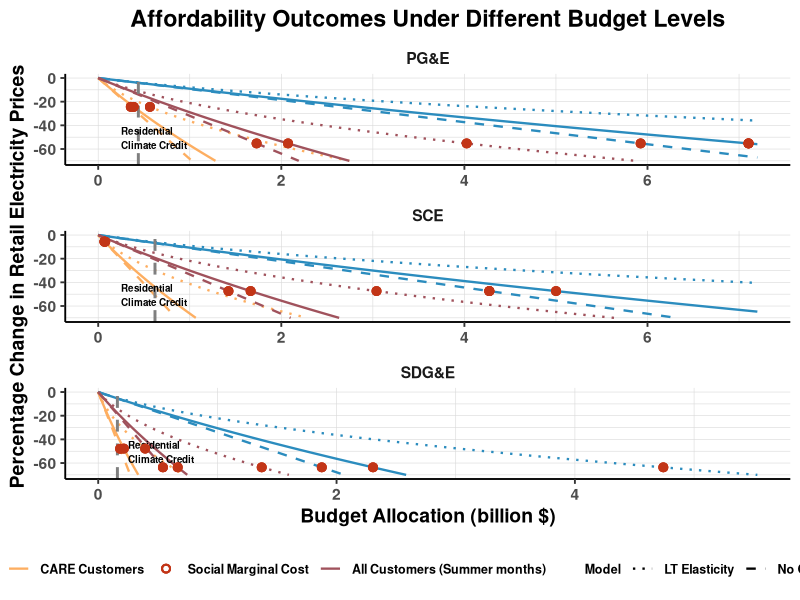
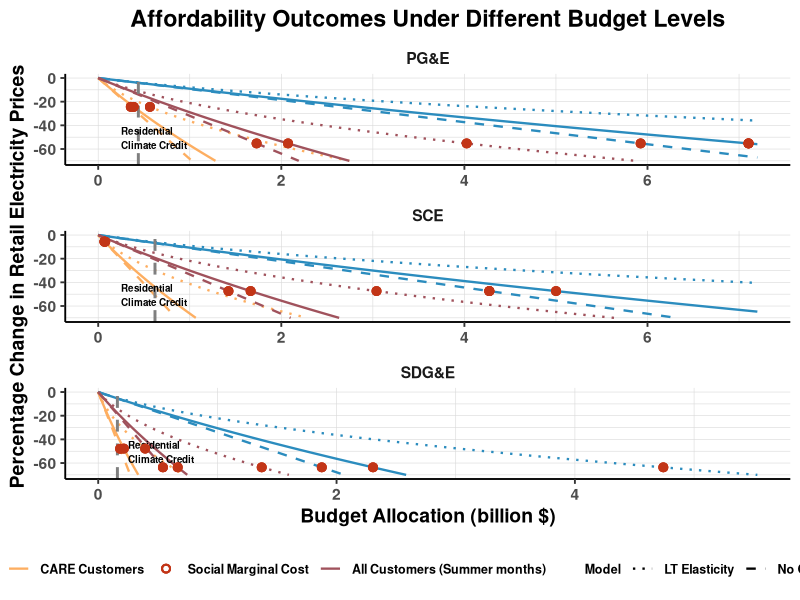
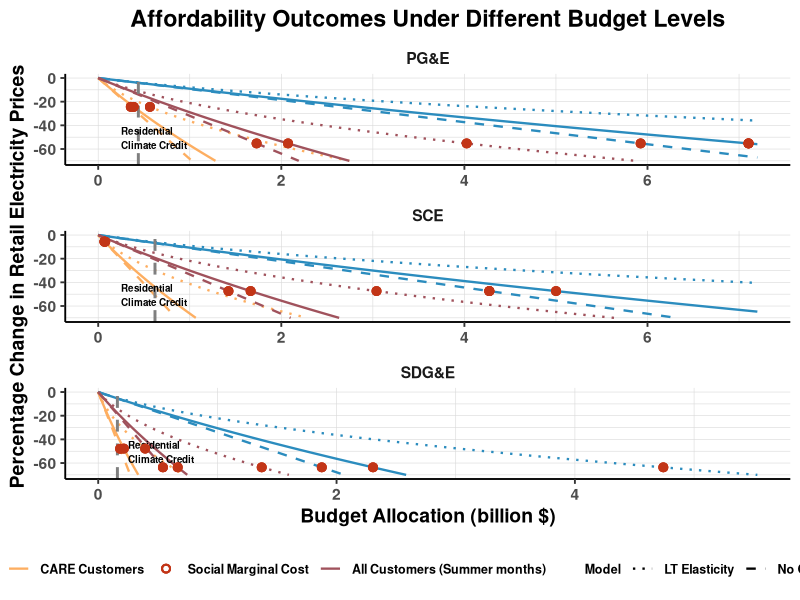

Write R code to recreate these figures, in order.
library(tidyverse)
library(readxl)
library(dplyr)

# Read base data

ca_afford_long <- read_csv("../data/CA_afford_long.csv") #created in raw_data_prep.R

## Assigning values
# Allowance allocations and estimated value
# calculated in raw_data_prep.R
tot_allocations = 70929951
iou_allocations = 48639173
est_alloc_price = 31.34196

# external values
smc = 0.14 # https://calepa.ca.gov/wp-content/uploads/2025/02/2024-ANNUAL-REPORT-OF-THE-IEMAC-final.pdf 

# auction revenues - https://ww2.arb.ca.gov/sites/default/files/cap-and-trade/allowanceallocation/EDU%202023%20Use%20of%20Allowance%20Value%20Report.pdf 
ceee = 51842387          # Clean Energy and Energy Efficiency (CEEE) 
ind_assist = 102957581   # CA Industry Assistance Credit
res_ccc = 1237788821     # Residential CCC
small_bus_cc = 130902978 # Small Business CCC
ggrf = 4013035685.57     # Greenhouse Gas Reduction Fund

# Estimate values of nidustry allowances
# https://ww2.arb.ca.gov/sites/default/files/2022-12/nc-v2023%20Public%20Allocation%20Summary.pdf  
industry_allow = 34614621 * est_alloc_price

## Analysis

# Set up allowance values for the 6-IOU
form_94 <- readxl::read_xlsx("../data/Form94.xlsx", sheet = "Table 9-4", skip = 1)
form_94 <- form_94 %>%
  rename(`utility` = `...1`) %>%
  select(utility, `2023`)%>% 
  filter(utility =="Pacific Gas and Electric Company" |
           utility =="San Diego Gas & Electric Company" |
           utility =="Southern California Edison Company" |
           utility =="Golden State Water Company (Bear Valley Electric Service)" |
           utility =="Liberty Utilities (CalPeco Electric) LLC" |   
           utility =="PacifiCorp"
  )

# Estimating $ value for auction programs and other free allowances
# Total value is divided proportionally for IOUs
iou_prop <- form_94 %>%
  mutate(util_allow_pct = `2023`/iou_allocations) %>%
  mutate(ceee_allocated = util_allow_pct * ceee ) %>%
  mutate(ind_assist_allocated = util_allow_pct * ind_assist ) %>%
  mutate(res_ccc_allocated = util_allow_pct * res_ccc ) %>%
  mutate(small_bus_cc_allocated = util_allow_pct * small_bus_cc ) %>%  
  mutate(industry_allow_allocated = util_allow_pct * industry_allow ) %>%    
  mutate(ggrf_allocated = util_allow_pct * ggrf ) 

# Add in natural gas
ca_aff_prep <- ca_afford_long %>%
  distinct(utility, natgas_tot_proceeds_2023)

iou_prop <- iou_prop %>%
  left_join(ca_aff_prep, by = c("utility"))

# Total corpus of available allocations at utility level
iou_prop <- iou_prop %>%
  mutate(total_corpus = rowSums(across(c(
    ceee_allocated,
    ind_assist_allocated,
    res_ccc_allocated,
    small_bus_cc_allocated,
    industry_allow_allocated,
    ggrf_allocated,
    natgas_tot_proceeds_2023
  )), na.rm = TRUE))

# Final proportion at IOU level
# Dictates the estimated % value the utility would receive from state-wide allocations
iou_prop <- iou_prop %>%
  mutate(total_abs =  sum(total_corpus, na.rm = TRUE)) %>%
  mutate(util_pct = total_corpus / total_abs ) 

#max_exp <- unique(iou_prop$total_abs) # max expenditure = ~$7.2B

# Keep only main vars
iou_prop <- iou_prop %>%
  select(utility, util_pct)

# Combining IOU proportional values with CA_afford for the 3 large IOUs
ca_afford <- iou_prop %>%
  filter(utility =="Pacific Gas and Electric Company" |
           utility =="San Diego Gas & Electric Company" |
           utility =="Southern California Edison Company") %>%
  left_join(ca_afford_long, by = c("utility")) %>%
  select(-natgas_tot_proceeds_2023)

# Retail price impacts
#calculating dq/dp
elasticity = -0.36 # ST elasticity from https://www.haas.berkeley.edu/wp-content/uploads/WP331.pdf 
ca_afford <- ca_afford %>%
  mutate(dq_dp_st = (`elasticity`*cons)/price,
         dq_dp_lt = ((-2.4)*cons)/price
         
         )
#quadratic setup
ca_afford <- ca_afford %>%
  mutate(
    a_st = dq_dp_st*(-1), # a = dQ/dP = elasticity * Q / P
    a_lt = dq_dp_lt*(-1), # a = dQ/dP = elasticity * Q / P
    b = cons,  # b = baseline consumption Q
  )

# Setting quadratic calculations
quad_df <- ca_afford %>%
  mutate(ccc_c = res_ccc*util_pct*(-1)) %>%      # the budget allocation from ccc - $1.2 billion - divided between the 3 IOUs
  select(utility,price,util_pct, group,ccc_c, a_st,a_lt, b)

# setting up budget variations between 0-7.2 billion in 100,000 increments
c_vals <- round(seq(0,7200000000, by = 1000000), 4) 

#quadratic dataframe
curve_df <- quad_df %>%
  rowwise() %>%
  mutate(data = list(tibble(
    c = c_vals, # all possible budget variations; c = -budget
    
    # Solve: a*s^2 + b*s + c = 0 - ST
    s_st = ((-1)*b + sqrt( b^2 - 4*a_st*c*(-1))) / (2*a_st), # solving for s using quadratic solution
    s_st_pct = ((-1)*s_st) / price, 
    
    
    # Solve: a*s^2 + b*s + c = 0 - LT
    s_lt = ((-1)*b + sqrt( b^2 - 4*a_lt*c*(-1))) / (2*a_lt), # solving for s using quadratic solution
    s_lt_pct = ((-1)*s_lt) / price, 
    
    s_ccc_pos =  ((-1)*b + sqrt( b^2 - 4*a_st* (res_ccc*util_pct*(-1)))) / (2*a_st) , # calculating ccc reference
    pct_price_ch_ccc = (-1)*s_ccc_pos/price,
    
    # Solve: a*s^2 + b*s + c = 0 - No Quantity Change
    s_nrdc = c / b ,
    s_nrdc_pct = (-1)*s_nrdc / price,
    
    pct_st_round = round(s_st_pct,4),
    pct_lt_round = round(s_lt_pct,4),
    pct_nrdc_round = round(s_nrdc_pct,4),
    
    smc_s = smc-price,                     # s needed to reach smc
    smc_pct  = smc_s / price,              # percentage change
    smc_s_round = round(smc_s,4),
    smc_pct_round = round(smc_pct,4),
    
    c_round = round(c, 1),
    c_2 = b^2 - 4*a_st*c_round,
    
  ))) %>%
  unnest(cols = c(data)) %>%
  ungroup()

curve_df %>%
  distinct(utility, group,pct_nrdc_round,pct_st_round,pct_lt_round) %>% view()

curve_df %>%
  distinct(utility, group,s_nrdc,s_st,s_lt) %>% view()

# to control for precision issues - finding the nearest value to smc 
curve_df <- curve_df %>%
  group_by(utility, group) %>%
  mutate(
    # ST: Short-Term 
    diff_from_smc_st = abs(pct_st_round - smc_pct_round),
    is_closest_st = if_else(
      diff_from_smc_st == min(diff_from_smc_st, na.rm = TRUE) & diff_from_smc_st <= 0.01,
      TRUE, NA
    ),
    
    # LT: Long-Term 
    diff_from_smc_lt = abs(pct_lt_round - smc_pct_round),
    is_closest_lt = if_else(
      diff_from_smc_lt == min(diff_from_smc_lt, na.rm = TRUE) & diff_from_smc_lt <= 0.01,
      TRUE, NA
    ),
    
    # No Quantity Change
    diff_from_smc_nrdc = abs(pct_nrdc_round - smc_pct_round),
    is_closest_nrdc = if_else(
      diff_from_smc_nrdc == min(diff_from_smc_nrdc, na.rm = TRUE) & diff_from_smc_nrdc <= 0.01,
      TRUE, NA
    )
  ) %>%
  ungroup()


# Convert to long format
curve_long <- curve_df %>%
  pivot_longer(
    cols = c(pct_st_round, pct_lt_round, pct_nrdc_round),
    names_to = "model",
    values_to = "price_change_pct"
  ) %>%
  mutate(
    model = recode(model,
                   "pct_st_round" = "ST",
                   "pct_lt_round" = "LT",
                   "pct_nrdc_round" = "NRDC"
    )
  )



# plot colors
group_colors <- c(
  "all" = "#2b8cbe",      
  "care" = "#fdae61",    
  "summer" = "#a0525c"    
)
# Labels
utility_labels <- c(
  "Pacific Gas and Electric Company" = "PG&E",
  "Southern California Edison Company" = "SCE",
  "San Diego Gas & Electric Company" = "SDG&E"

)

# adjusting place in panel
curve_long <- curve_long %>%
  mutate(utility = factor(
    utility,
    levels = c(
      "Pacific Gas and Electric Company",
      "Southern California Edison Company",
      "San Diego Gas & Electric Company"
    )
  ))


ggplot(curve_long %>% filter(price_change_pct >= -0.7),
       aes(x = c / 1e9, y = price_change_pct * 100, color = group, linetype = model)) +
  
  geom_line(linewidth = 0.8) +
  
  facet_wrap(~ utility, scales = "free_x", ncol = 1,
             labeller = labeller(utility = utility_labels)) +
  
  geom_vline(aes(xintercept = -ccc_c / 1e9),
             linetype = "dashed", color = "grey50", linewidth = 1) +
  
  annotate(
    "text", x = 0.25, y = -60,
    label = "Residential \nClimate Credit",
    hjust = -0, vjust = 0, color = "black",
    fontface = "bold", size = 2.5
  ) +
  
  geom_point(
    data = curve_long %>% filter(is_closest_st == TRUE),
    aes(x = c / 1e9, y = s_st_pct * 100, color = "SMC Point", fill = "SMC Point"),
    shape = 21, size = 2, stroke = 1, inherit.aes = FALSE
  ) +
  geom_point(
    data = curve_long %>% filter(is_closest_lt == TRUE),
    aes(x = c / 1e9, y = s_lt_pct * 100, color = "SMC Point", fill = "SMC Point"),
    shape = 21, size = 2, stroke = 1, inherit.aes = FALSE
  ) +
  geom_point(
    data = curve_long %>% filter(is_closest_nrdc == TRUE),
    aes(x = c / 1e9, y = s_nrdc_pct * 100, color = "SMC Point", fill = "SMC Point"),
    shape = 21, size = 2, stroke = 1, inherit.aes = FALSE
  ) +
  
  
  scale_color_manual(
    values = c(
      "all" = "#2b8cbe",
      "care" = "#fdae61",
      "summer" = "#a0525c",
      "SMC Point" = "#c23517"
    ),
    labels = c(
      "all" = "All Customers",
      "care" = "CARE Customers",
      "summer" = "All Customers (Summer months)",
      "SMC Point" = "Social Marginal Cost"
    )
  ) +
  
  scale_fill_manual(
    values = c("SMC Point" = "#c23517"),
    guide = "none"
  ) +
  
  scale_linetype_manual(
    values = c("ST" = "solid", "LT" = "dotted", "NRDC" = "dashed"),
    labels = c("ST" = "Benchmark", "LT" = "LT Elasticity", "NRDC" = "No Quantity Response")
  )+
  
  labs(
    title = "Affordability Outcomes Under Different Budget Levels",
    x = "Budget Allocation (billion $)",
    y = "Percentage Change in Retail Electricity Prices",
    color = "Group",
    linetype = "Model"
  ) +
  guides(
    color = guide_legend(nrow = 1, order = 1),
    linetype = guide_legend(nrow = 1, order = 2)
  ) +
  theme_minimal() +
  theme_bw(base_size = 14) +
  theme(
    text = element_text(face = "bold"),
    plot.title = element_text(hjust = 0.5),
    axis.title = element_text(face = "bold"),
    axis.text = element_text(face = "bold"),
    strip.text = element_text(face = "bold"),
    legend.text = element_text(face = "bold", size = 9),
    legend.title = element_text(face = "bold", size = 9),
    legend.position = "bottom",
    legend.key = element_blank(),
    legend.background = element_blank(),
    panel.grid = element_blank(),
    panel.border = element_blank(),
    strip.background = element_blank(),
    axis.line = element_line(color = "black"),
    panel.grid.major = element_line(color = "gray85", linewidth = 0.2),
    panel.grid.minor = element_line(color = "gray85", linewidth = 0.2)
  )

ggsave("plots/affordability_all.png", width = 8, height = 10, dpi = 300)
ggsave("plots/affordability_all.pdf", width = 8, height = 10, dpi = 300)

# Table
# Percentage changes table
quad_df_table <- curve_df %>%
  mutate(
    s_ccc_st =  ((-1)*b + sqrt( b^2 - 4*a_st* (res_ccc*util_pct*(-1)))) / (2*a_st) , # calculating ccc impact on retail price
    s_ccc_lt =  ((-1)*b + sqrt( b^2 - 4*a_lt* (res_ccc*util_pct*(-1)))) / (2*a_lt) , # calculating ccc impact on retail price
    s_ccc_nrdc =  (res_ccc*util_pct) / b, # calculating ccc impact on retail price
    
    pct_st = (-1)*s_ccc_st/price,
    pct_lt = (-1)*s_ccc_lt/price,
    pct_nrdc = (-1)*s_ccc_nrdc/price
    
     ) 

quad_df_table %>% 
  distinct(utility, group,pct_nrdc, pct_st, pct_lt ) %>% view()

